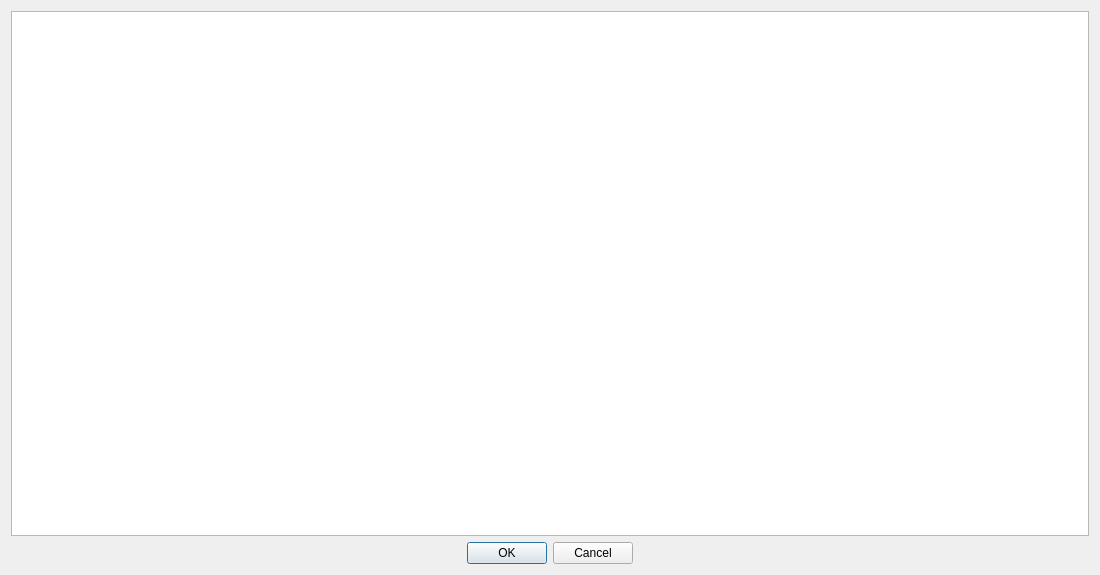
<?xml version="1.0" encoding="UTF-8"?>
<ui version="4.0">
 <class>LevelSettingsDialog</class>
 <widget class="QDialog" name="LevelSettingsDialog">
  <property name="geometry">
   <rect>
    <x>0</x>
    <y>0</y>
    <width>1100</width>
    <height>575</height>
   </rect>
  </property>
  <property name="windowTitle">
   <string>Dialog</string>
  </property>
  <layout class="QVBoxLayout" name="verticalLayout">
   <item>
    <widget class="QListWidget" name="levelList"/>
   </item>
   <item>
    <widget class="QDialogButtonBox" name="buttonBox">
     <property name="orientation">
      <enum>Qt::Horizontal</enum>
     </property>
     <property name="standardButtons">
      <set>QDialogButtonBox::Cancel|QDialogButtonBox::Ok</set>
     </property>
     <property name="centerButtons">
      <bool>true</bool>
     </property>
    </widget>
   </item>
  </layout>
 </widget>
 <resources/>
 <connections>
  <connection>
   <sender>buttonBox</sender>
   <signal>accepted()</signal>
   <receiver>LevelSettingsDialog</receiver>
   <slot>accept()</slot>
   <hints>
    <hint type="sourcelabel">
     <x>248</x>
     <y>254</y>
    </hint>
    <hint type="destinationlabel">
     <x>157</x>
     <y>274</y>
    </hint>
   </hints>
  </connection>
  <connection>
   <sender>buttonBox</sender>
   <signal>rejected()</signal>
   <receiver>LevelSettingsDialog</receiver>
   <slot>reject()</slot>
   <hints>
    <hint type="sourcelabel">
     <x>316</x>
     <y>260</y>
    </hint>
    <hint type="destinationlabel">
     <x>286</x>
     <y>274</y>
    </hint>
   </hints>
  </connection>
 </connections>
</ui>
